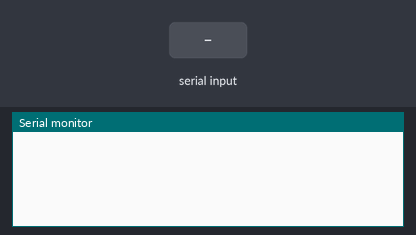
This sketch was run on a simulated ESP8266 (NodeMCU). Shown: the last lines printed to the serial monitor. The inputs (shaded band) are chosen by the test bench.

Above: at 1.8 s.
1.9 s: byte 30 received over Serial
At 2.3 s:
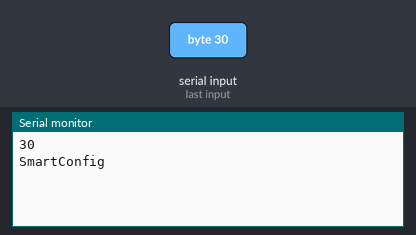
At 2.8 s:
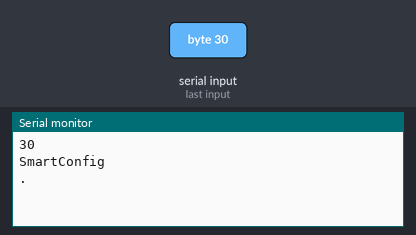

Measured:
- after the input at 1.9 s, the serial monitor: prints a new line at once (image 1)

The sketch:

smartconfig.ino
```cpp
#include <ESP8266WiFi.h>;

void setup() {
  Serial.begin(115200);
  delay(100);

  WiFi.mode(WIFI_STA);
  delay(500);
}

void loop() {
  if (Serial.available() > 0) {
    while (Serial.available() > 0) {
      byte b = Serial.read();
      Serial.println(b);
    }
    if (WiFi.status() != WL_CONNECTED) {
      Serial.println("SmartConfig");
      WiFi.beginSmartConfig();
      while (!WiFi.smartConfigDone()) {
        delay(500);
        Serial.print("?");
      }
      while(WiFi.status() != WL_CONNECTED) {
        delay(500);
        Serial.print(".");
      }
      Serial.println("");
      WiFi.printDiag(Serial);
      Serial.println(WiFi.localIP());
      while (Serial.available() > 0) {
        byte b = Serial.read();
        Serial.println(b);
      }
    }
  }
}
```
